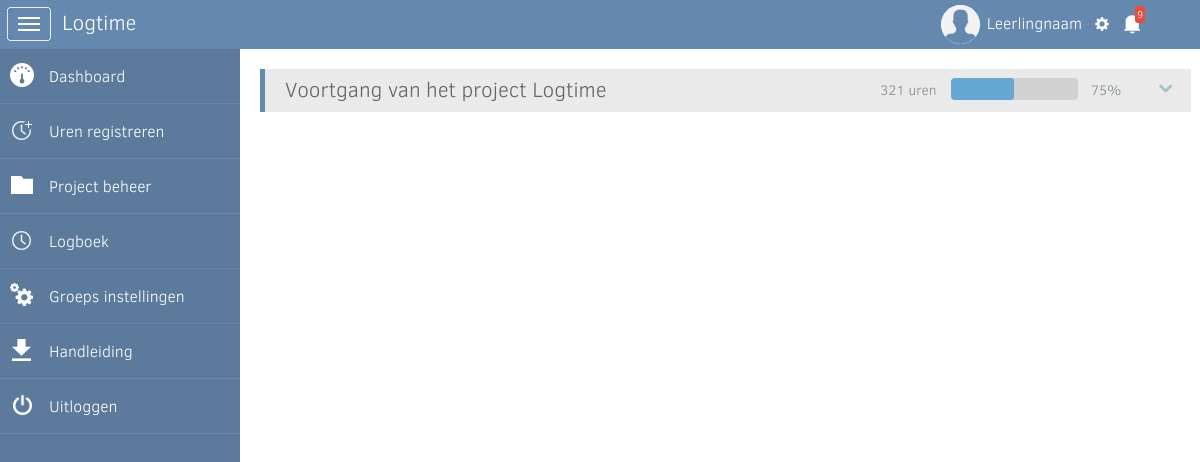
The page / on the database its author committed.
### tables this page shows
CREATE TABLE IF NOT EXISTS `onderdelen` (
  `onderdeel_id` int(11) NOT NULL AUTO_INCREMENT,
  `onderdeel` varchar(255) NOT NULL,
  `onderdeel_url` varchar(255) DEFAULT NULL,
  `created_at` timestamp NOT NULL DEFAULT CURRENT_TIMESTAMP,
  `updated_at` timestamp NOT NULL DEFAULT CURRENT_TIMESTAMP ON UPDATE CURRENT_TIMESTAMP,
  `menubar` int(11) DEFAULT '1',
  `icon` varchar(255) NOT NULL,
  `actief` int(11) DEFAULT '1',
  PRIMARY KEY (`onderdeel_id`)
);

### include/config.php (called while the page is built, shortened)
<?php
	$website = 'http://'.$_SERVER['HTTP_HOST'].'/logtime';
?>

### include/content.php (called while the page is built, shortened)
<?php
if($url1 == '') {
	$url1 = 'dashboard';
}
?>

### include/elements/navigatie.php (the view, shortened to what this page needs)
<nav class="cbp-spmenu cbp-spmenu-vertical cbp-spmenu-left menu-mob-width cbp-spmenu-open" id="cbp-spmenu-s1">
    <a href="<?php echo $website; ?>"><span><img src="_img/icons/dashboard.png" alt="Dashboard"></span>Dashboard</a>
    <div id="urend"><a href="#"><span><img src="_img/icons/urenreg.png" alt="uren"></span>Uren registreren</a></div>
    <?php
    $query = "SELECT * FROM onderdelen WHERE actief = '1' AND menubar = '1' ORDER BY onderdeel_id ASC";
	$result = mysqli_query($dbc, $query);
    while($row = mysqli_fetch_array($result)) {
	$onderdeel    = $row['onderdeel'];
	$url          = $row['onderdeel_url'];
	$icon     	  = $row['icon'];
	if($icon != ''){
		$image = '<img src="_img/icons/'.$icon.'" alt="'.$onderdeel.'">';
	}
    if($url1 == $url) { $class = 'active'; }
	else { $class = ''; }
	    echo '<a href="'.$url.'" class="'.$class.'"><span>'.$image.'</span>'.$onderdeel.'</a>';
	}
    ?>
    <a href="#"><span><img src="_img/icons/handleiding.png" alt="Handleiding"></span>Handleiding</a>
    <a href="#"><span><img src="_img/icons/uitloggen.png" alt="Uitloggen"></span>Uitloggen</a>
</nav>

### _css/style.css (style rules this page uses)
body { margin: 0px; padding: 0px; font-family: 'clear_sans_lightregular'; -webkit-appearance: none; }
a { text-decoration: none; }
nav span img { position: relative; top: 5px; margin-right: 15px; }

### _css/component.css (style rules this page uses)
.cbp-spmenu { background: #5b7a9c; position: fixed; }
.cbp-spmenu a { display: block; color: #fff; font-size: 16px; font-weight: 300; }
.cbp-spmenu-vertical { width: 240px; height: 100%; top: 20; z-index: 1000; padding-bottom: 50px; }
.cbp-spmenu-vertical a { border-bottom: 1px solid #6588ae; padding: 9px 0px 16px 10px; }
.cbp-spmenu-left { left: -240px; }
.cbp-spmenu-left.cbp-spmenu-open { left: 0px; }
.cbp-spmenu, .cbp-spmenu-push { -webkit-transition: all 0.3s ease; -moz-transition: all 0.3s ease; transition: all 0.3s ease; }

### _css/default.css (style rules this page uses)
*, *:after, *:before { -webkit-box-sizing: border-box; -moz-box-sizing: border-box; box-sizing: border-box; }

### rows shown on the page
onderdelen: icon (picture), onderdeel "Project beheer"
onderdelen: icon (picture), onderdeel "Logboek"
onderdelen: icon (picture), onderdeel "Groeps instellingen"
